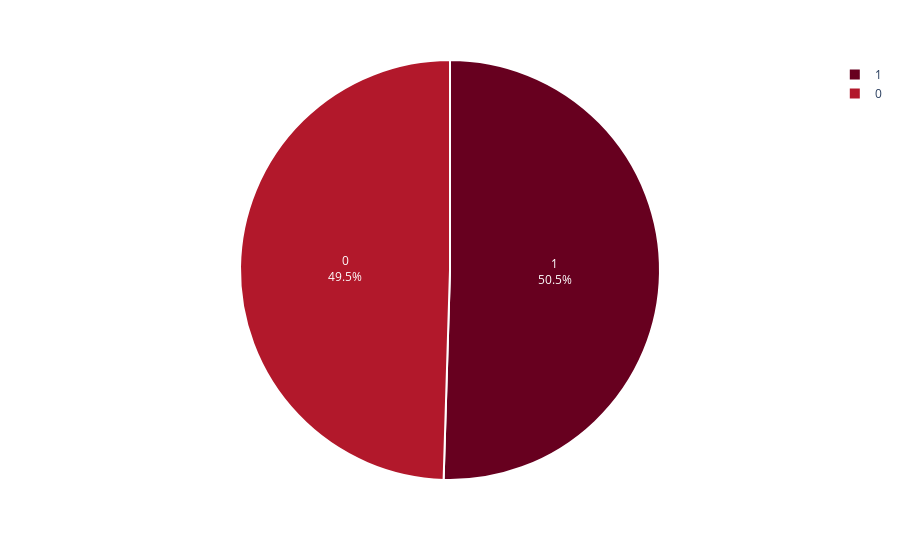

The notebook cell this image was saved under:
### Code cell
target_counts = diabetes_dataset['Outcome'].value_counts()

fig = px.pie(target_counts, 
             values=target_counts.values, 
             names=target_counts.index, 
             color_discrete_sequence=px.colors.sequential.RdBu)

fig.update_traces(textposition='inside', 
                  textinfo='percent+label', 
                  marker=dict(line=dict(color='white', width=2)))

fig.show()

### Figure 1 — Plotly figure (JSON) as saved in the notebook; plotly's stock layout.template omitted (floating-point values rounded to 4 significant figures)
{"data": [{"domain": {"x": [0, 1], "y": [0, 1]}, "hovertemplate": "Outcome=%{label}<br>value=%{value}<extra></extra>", "labels": [1, 0], "legendgroup": "", "marker": {"line": {"color": "white", "width": 2}}, "name": "", "showlegend": true, "textinfo": "percent+label", "textposition": "inside", "type": "pie", "values": [1560, 1530]}], "layout": {"legend": {"tracegroupgap": 0}, "margin": {"t": 60}, "piecolorway": ["rgb(103,0,31)", "rgb(178,24,43)", "rgb(214,96,77)", "rgb(244,165,130)", "rgb(253,219,199)", "rgb(247,247,247)", "rgb(209,229,240)", "rgb(146,197,222)", "rgb(67,147,195)", "rgb(33,102,172)", "rgb(5,48,97)"]}}
